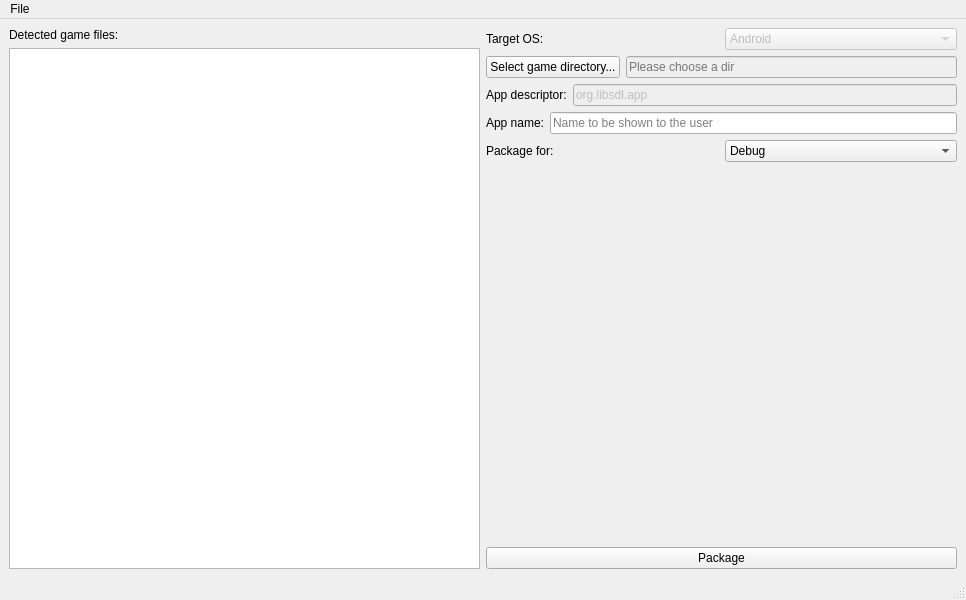
<?xml version="1.0" encoding="UTF-8"?>
<ui version="4.0">
 <class>MainWindow</class>
 <widget class="QMainWindow" name="MainWindow">
  <property name="geometry">
   <rect>
    <x>0</x>
    <y>0</y>
    <width>966</width>
    <height>600</height>
   </rect>
  </property>
  <property name="windowTitle">
   <string>BennuGD Packager</string>
  </property>
  <widget class="QWidget" name="centralwidget">
   <layout class="QHBoxLayout" name="horizontalLayout">
    <item>
     <layout class="QVBoxLayout" name="verticalLayout_2">
      <item>
       <widget class="QLabel" name="label_appfiles">
        <property name="text">
         <string>Detected game files:</string>
        </property>
       </widget>
      </item>
      <item>
       <widget class="QListView" name="filelist">
        <property name="toolTip">
         <string>The lst of files that will get packed</string>
        </property>
       </widget>
      </item>
     </layout>
    </item>
    <item>
     <layout class="QVBoxLayout" name="verticalLayout">
      <item>
       <layout class="QHBoxLayout" name="horizontalLayout_3">
        <item>
         <widget class="QLabel" name="label_appOSselector">
          <property name="text">
           <string>Target OS:</string>
          </property>
         </widget>
        </item>
        <item>
         <widget class="QComboBox" name="appOSselector">
          <property name="enabled">
           <bool>false</bool>
          </property>
          <property name="toolTip">
           <string>The OS you're packaging your app for</string>
          </property>
          <item>
           <property name="text">
            <string>Android</string>
           </property>
          </item>
         </widget>
        </item>
       </layout>
      </item>
      <item>
       <layout class="QHBoxLayout" name="horizontalLayout_7">
        <item>
         <widget class="QPushButton" name="button_appdirselector">
          <property name="text">
           <string>Select game directory...</string>
          </property>
         </widget>
        </item>
        <item>
         <widget class="QLineEdit" name="line_appdir">
          <property name="enabled">
           <bool>false</bool>
          </property>
          <property name="placeholderText">
           <string>Please choose a dir</string>
          </property>
         </widget>
        </item>
       </layout>
      </item>
      <item>
       <layout class="QHBoxLayout" name="horizontalLayout_4">
        <item>
         <widget class="QLabel" name="label_aplabel">
          <property name="text">
           <string>App descriptor:</string>
          </property>
         </widget>
        </item>
        <item>
         <widget class="QLineEdit" name="line_applabel">
          <property name="enabled">
           <bool>false</bool>
          </property>
          <property name="toolTip">
           <string>&lt;html&gt;&lt;head/&gt;&lt;body&gt;&lt;p&gt;Unique ID for your app, should include your company's name and you game's name.&lt;/p&gt;&lt;/body&gt;&lt;/html&gt;</string>
          </property>
          <property name="text">
           <string>org.libsdl.app</string>
          </property>
          <property name="readOnly">
           <bool>false</bool>
          </property>
         </widget>
        </item>
       </layout>
      </item>
      <item>
       <layout class="QHBoxLayout" name="horizontalLayout_5">
        <item>
         <widget class="QLabel" name="label_appname">
          <property name="text">
           <string>App name:</string>
          </property>
         </widget>
        </item>
        <item>
         <widget class="QLineEdit" name="line_appname">
          <property name="toolTip">
           <string>User-visible name for your app</string>
          </property>
          <property name="placeholderText">
           <string>Name to be shown to the user</string>
          </property>
         </widget>
        </item>
       </layout>
      </item>
      <item>
       <layout class="QHBoxLayout" name="horizontalLayout_2">
        <item>
         <widget class="QLabel" name="label_debug">
          <property name="text">
           <string>Package for:</string>
          </property>
         </widget>
        </item>
        <item>
         <widget class="QComboBox" name="combo_debug">
          <property name="toolTip">
           <string>Choose if you want to package for debug or for release</string>
          </property>
          <item>
           <property name="text">
            <string>Debug</string>
           </property>
          </item>
          <item>
           <property name="text">
            <string>Release</string>
           </property>
          </item>
         </widget>
        </item>
       </layout>
      </item>
      <item>
       <spacer name="verticalSpacer">
        <property name="orientation">
         <enum>Qt::Vertical</enum>
        </property>
        <property name="sizeHint" stdset="0">
         <size>
          <width>20</width>
          <height>40</height>
         </size>
        </property>
       </spacer>
      </item>
      <item>
       <widget class="QPushButton" name="button_package">
        <property name="toolTip">
         <string>Click when you feel ready to package your app</string>
        </property>
        <property name="text">
         <string>Package</string>
        </property>
       </widget>
      </item>
     </layout>
    </item>
   </layout>
  </widget>
  <widget class="QMenuBar" name="menubar">
   <property name="geometry">
    <rect>
     <x>0</x>
     <y>0</y>
     <width>966</width>
     <height>25</height>
    </rect>
   </property>
   <widget class="QMenu" name="menuFile">
    <property name="title">
     <string>File</string>
    </property>
    <addaction name="actionPreferences"/>
    <addaction name="separator"/>
    <addaction name="actionQuit"/>
   </widget>
   <addaction name="menuFile"/>
  </widget>
  <widget class="QStatusBar" name="statusbar"/>
  <action name="actionPreferences">
   <property name="text">
    <string>Preferences</string>
   </property>
   <property name="toolTip">
    <string>Preferences dialog</string>
   </property>
   <property name="shortcut">
    <string>Ctrl+,</string>
   </property>
  </action>
  <action name="actionQuit">
   <property name="text">
    <string>Quit</string>
   </property>
   <property name="shortcut">
    <string>Ctrl+Q</string>
   </property>
  </action>
 </widget>
 <resources/>
 <connections/>
</ui>
